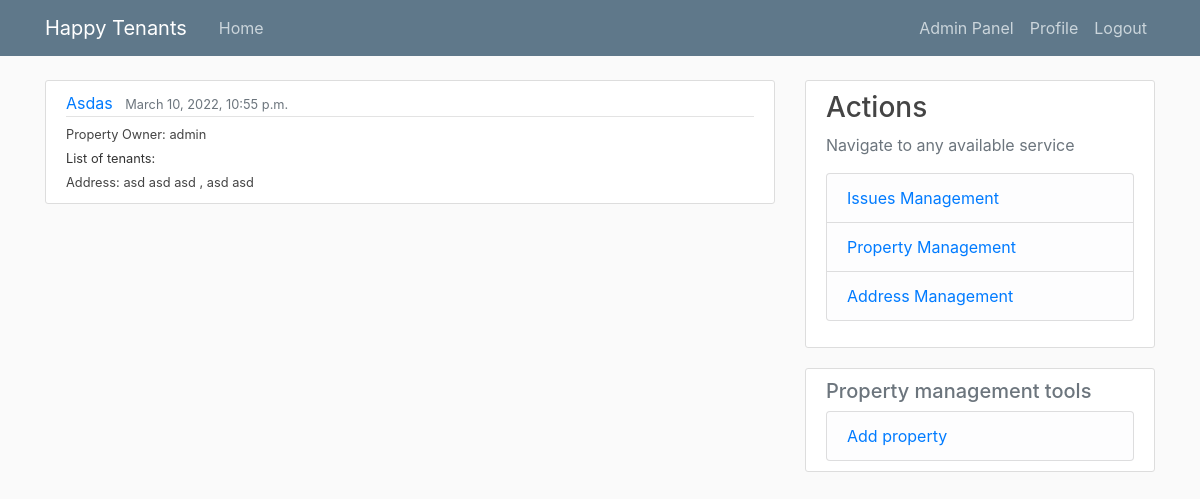
Page /properties/1/ (signed in) on the committed database.
### tenant_mgmt/models.py (models this page shows, shortened)
class Property(models.Model):
    name = models.CharField(max_length=50, null=True)
    address = models.ForeignKey(Address, on_delete=models.CASCADE, null=True, related_name="address_properties_set")
    owner = models.ForeignKey(User, on_delete=models.SET_NULL, related_name="owner_property_set", null=True, blank=True)
    tenants = models.ManyToManyField(User, related_name="tenant_property_set", blank=True)
    dateAdded = models.DateTimeField(auto_now_add=True)

class Address(models.Model):
    street = models.CharField(max_length=50, null=False)
    apartment = models.CharField(max_length=10, null=False)
    city = models.CharField(max_length=50, null=False)
    zipCode = models.CharField(max_length=15, null=False)
    country = models.CharField(max_length=50, null=False)
    dateAdded = models.DateTimeField(auto_now_add=True)
    def __str__(self) -> str:
        return f'{self.country} {self.zipCode} {self.city} , {self.street} {self.apartment}'

### tenant_mgmt/views.py (the view)
# urls.py: path('properties/<int:pk>/', PropertyDetailView.as_view(), name='propertyDetails')
@method_decorator([login_required, manager_requred], name='dispatch')
class PropertyDetailView(DetailView):
    model = Property
    template_name = 'tnt_mgmt/property/detail.html'
    context_object_name = 'property'
    ordering = ['dateAdded']

### tenant_mgmt/templatetags/extra_filters.py (called while the page is built)
@register.filter(name='has_groups')
def has_groups(user, group_names):
    groups = list(group_names.split('|'))
    userGroups = user.groups.all()
    for groupName in groups:
        group = Group.objects.get(name=groupName)
        if group in userGroups:
            return True
    return False

@register.filter(name='is_active')
def is_active(user):
    return len(user.groups.all()) > 0

### tenant_mgmt/templates/tnt_mgmt/property/detail.html (shortened to what this page needs)
{% extends "./base.html" %}
{% block content %}
    <article class="media content-section">
        <div class="media-body">
        <div class="article-metadata">
            <a class="mr-2" href="#">{{ property.name }}</a>
            <small class="text-muted">{{ property.dateAdded }}</small>
        </div>
        <small><a class="article-title" href="{% url 'profile' %}">Property Owner: {{ property.owner.username }}</a></small> <br>
        <small>List of tenants: </small> <br>
        <small><a class="article-title" href="{% url 'profile' %}">Address: {{ property.address}}</a></small> <br>
        </div>
    </article>
{% endblock content %}

### tenant_mgmt/static/tnt_mgmt/base.css (style rules this page uses)
body { background: #fafafa; color: #333333; margin-top: 5rem; }
.content-section { background: #ffffff; padding: 10px 20px; border: 1px solid #dddddd; border-radius: 3px; margin-bottom: 20px; }
.article-title { color: #444444; }
.article-metadata { padding-bottom: 1px; margin-bottom: 4px; border-bottom: 1px solid #e3e3e3 }

### rows in the picture
Property: name "Asdas", dateAdded "March 10, 2022, 10:55 p.m.", owner.username "admin", address "asd asd asd , asd asd"
